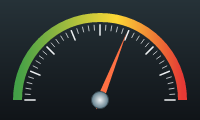
#> input picture modules/svgio/tests/references/gauge-200.png, 200 x 120 px, given in place of circle-48.png, which was not available
$ python check_svgio_references.py out.png
#> lines starting #> are read from the running program, lines starting #| are printed output that depends on the picture
# SPDX-FileCopyrightText: 2026 Brad Barnett
#
# SPDX-License-Identifier: MIT
"""Compare svgio's renders with the reference PNGs resvg made.

Reads what test_svgio.py --out wrote and compares each render with its
reference in references/, the colour in RGB565 and premultiplied by alpha, so
a pixel nobody sees can't fail. Two renderers anti-alias edges differently, so
the bar is on the whole image and on how many pixels are far off:

- the mean difference, over the four channels, is under MEAN_BAR;
- under FAR_BAR of the pixels differ by more than FAR in any channel.

Blended renders are compared with the reference composited over the same
grey. With --sheet PATH it also saves a picture of every case beside its
reference, to look at.

    python check_svgio_references.py OUT_DIR [--sheet sheet.png]
"""

import argparse
import pathlib
import sys

import numpy as np
from PIL import Image

HERE = pathlib.Path(__file__).resolve().parent
sys.path.insert(0, str(HERE))
from cases import BACKGROUND, BLENDED, CASES  # noqa: E402

MEAN_BAR = 4.0  # out of 255; a gradient alone is 2, a broken one 28 or more
FAR = 64
FAR_BAR = 0.01  # a fraction of the pixels


def from_565(raw, h, w):
    v = np.frombuffer(raw, dtype="<u2").reshape(h, w).astype(np.uint32)
    r, g, b = (v >> 11) & 31, (v >> 5) & 63, v & 31
    return np.stack([(r << 3) | (r >> 2), (g << 2) | (g >> 4), (b << 3) | (b >> 2)], axis=-1).astype(np.float64)


def to_565_8bit(rgb):
    """RGB888 through RGB565 and back, as svgio stores it."""
    rgb = rgb.astype(np.uint32)
    r, g, b = rgb[..., 0] >> 3, rgb[..., 1] >> 2, rgb[..., 2] >> 3
    return np.stack([(r << 3) | (r >> 2), (g << 2) | (g >> 4), (b << 3) | (b >> 2)], axis=-1).astype(np.float64)


def score(ours, ref):
    diff = np.abs(ours - ref)
    return diff.mean(), (diff.max(axis=-1) > FAR).mean()


def main():
    ap = argparse.ArgumentParser()
    ap.add_argument("out")
    ap.add_argument("--sheet")
    args = ap.parse_args()
    out = pathlib.Path(args.out)
    bg = from_565(BACKGROUND.to_bytes(2, "little"), 1, 1)[0, 0]
    failed = []
    tiles = []
    for name, width in CASES:
        ref_img = Image.open(HERE / "references" / ("%s-%d.png" % (name, width))).convert("RGBA")
#> ref_img is the input picture: PIL image 200x120 RGBA; mean R, G, B, A 47, 50.2, 45.5, 255
        w, h = ref_img.size
#> w = 200; h = 120
        ref = np.asarray(ref_img).astype(np.float64)
        ref_a = ref[..., 3:4] / 255.0
#> ref_a: shape (120, 200, 1) float64; every value is 1
        ref_pm = np.concatenate([to_565_8bit(ref[..., :3]) * ref_a, ref[..., 3:4]], axis=-1)
#> in to_565_8bit, `r, g, b = rgb[..., 0] >> 3, rgb[..., 1] >> 2, rgb[..., 2] >> 3`:
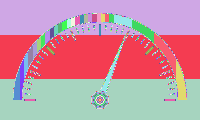
#> r: shape (120, 200) uint32; 30 distinct labels, from 2 to 31; one colour per label, 0 black
#> in to_565_8bit, `r, g, b = rgb[..., 0] >> 3, rgb[..., 1] >> 2, rgb[..., 2] >> 3`:
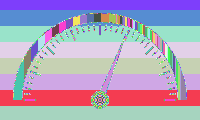
#> g: shape (120, 200) uint32; 53 distinct labels, from 5 to 59; one colour per label, 0 black
#> in to_565_8bit, `r, g, b = rgb[..., 0] >> 3, rgb[..., 1] >> 2, rgb[..., 2] >> 3`:
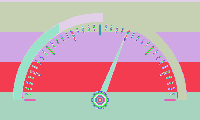
#> b: shape (120, 200) uint32; 28 distinct labels, from 3 to 30; one colour per label, 0 black

        stem = out / ("%s-%d" % (name, width))
#> (the run stopped early here; a loop or call above may not have finished)
